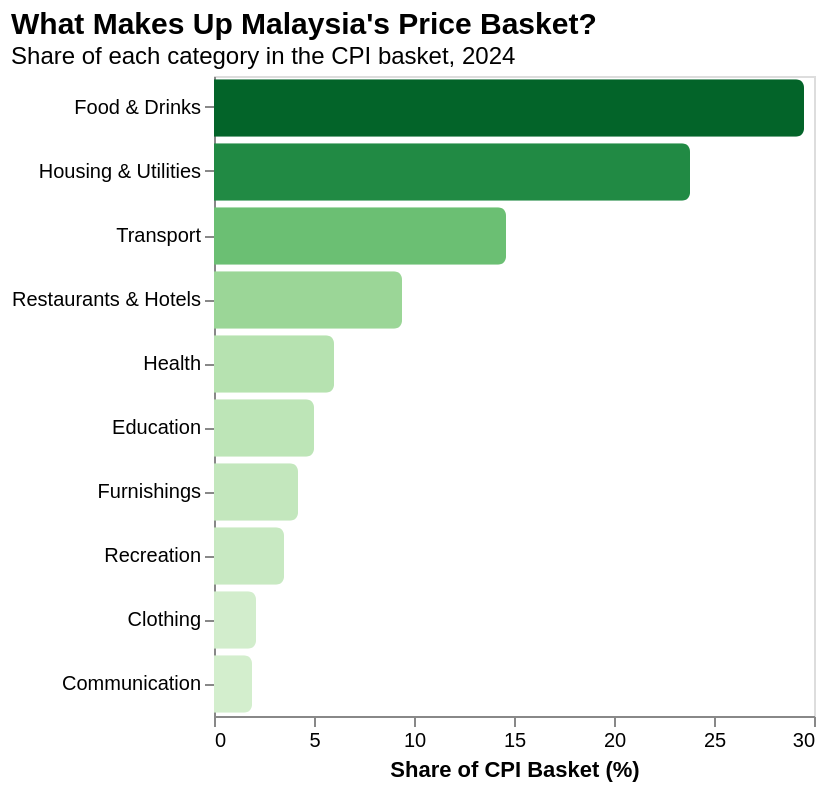

The Vega-Lite source for this figure:
### Vega-Lite specification from a JSON file in a GitHub repository (floating-point values rounded to 4 significant figures)
{"$schema": "https://vega.github.io/schema/vega-lite/v5.json", "title": {"text": "What Makes Up Malaysia's Price Basket?", "subtitle": "Share of each category in the CPI basket, 2024", "anchor": "start", "fontSize": 15, "subtitleFontSize": 12}, "width": "container", "height": 320, "data": {"values": [{"category": "Food & Drinks", "weight": 29.5}, {"category": "Housing & Utilities", "weight": 23.8}, {"category": "Transport", "weight": 14.6}, {"category": "Restaurants & Hotels", "weight": 9.4}, {"category": "Health", "weight": 6.0}, {"category": "Education", "weight": 5.0}, {"category": "Furnishings", "weight": 4.2}, {"category": "Recreation", "weight": 3.5}, {"category": "Clothing", "weight": 2.1}, {"category": "Communication", "weight": 1.9}]}, "mark": {"type": "bar", "cornerRadiusEnd": 4}, "encoding": {"y": {"field": "category", "type": "nominal", "sort": "-x", "title": null}, "x": {"field": "weight", "type": "quantitative", "title": "Share of CPI Basket (%)", "axis": {"grid": false}}, "color": {"field": "weight", "type": "quantitative", "scale": {"scheme": "greens"}, "legend": null}, "tooltip": [{"field": "category", "title": "Category"}, {"field": "weight", "title": "Basket Share (%)", "format": ".1f"}]}}
